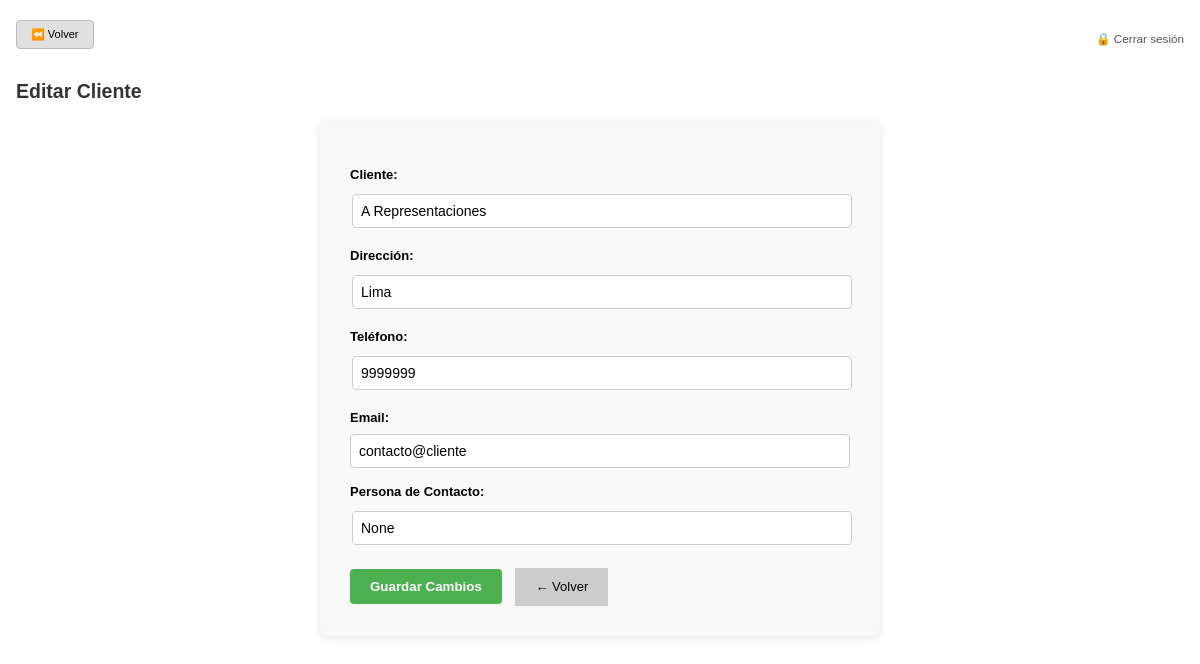
The page /clientes/editar/9 (signed in) on the database its author committed.
### tables this page shows
CREATE TABLE clientes (
    id INTEGER PRIMARY KEY AUTOINCREMENT,
    nombre TEXT NOT NULL UNIQUE,
    direccion TEXT,
    telefono TEXT,
    email TEXT,
    contacto_principal TEXT,
    notas TEXT
);

### app.py (the view, shortened to what this page needs)
@app.route("/clientes/editar/<int:id>", methods=["GET", "POST"])
def editar_cliente(id):
    conn = get_db_connection()
    cursor = conn.cursor()
    cursor.execute("SELECT * FROM clientes WHERE id = ?", (id,))
    cliente = cursor.fetchone()
    conn.close()
    return render_template("editar_cliente.html", cliente=cliente)

### app.py (called while the page is built)
@app.before_request
def verificar_acceso():
    rutas_publicas = ["/login", "/static", "/favicon.ico"]
    if not session.get("usuario_id"):
        if not any(request.path.startswith(r) for r in rutas_publicas):
            return redirect(url_for('login'))

### utils/db_connection.py (called while the page is built)
def get_db_connection():
    base_dir = os.path.dirname(os.path.abspath(__file__))
    db_path = os.path.join(base_dir, '..', 'database', 'crm_database.db')
    conn = sqlite3.connect(db_path)
    conn.row_factory = sqlite3.Row  # ✅ Esto permite acceder a las columnas por nombre
    conn.execute("PRAGMA foreign_keys = ON")  # ✅ Activar claves foráneas
    return conn

### templates/editar_cliente.html (shortened to what this page needs)
{% extends "base.html" %}
{% block content %}
<h2>Editar Cliente</h2>
<div class="form-container">
  <form method="POST">
    <label>Cliente:</label>
    <input type="text" name="nombre" value="{{ cliente['nombre'] }}" required>
    <label>Dirección:</label>
    <input type="text" name="direccion" value="{{ cliente['direccion'] }}">
    <label>Teléfono:</label>
    <input type="text" name="telefono" value="{{ cliente['telefono'] }}">
    <label>Email:</label>
    <input type="email" name="email" value="{{ cliente['email'] }}">
    <label>Persona de Contacto:</label>
    <input type="text" name="contacto" value="{{ cliente['contacto_principal'] }}">
    <button type="submit" class="button">Guardar Cambios</button>
    <a href="{{ url_for('admin_clientes') }}" class="button-secondary">← Volver</a>
  </form>
</div>
{% endblock %}

### templates/base.html (style rules this page uses)
html { font-size: 13px; }
body { font-family: Arial, sans-serif; margin: 16px; line-height: 1.4; }
h1, h2, h3 { color: #333; margin-bottom: 16px; }
input[type="text"], input[type="date"], input[type="number"], select { padding: 5px; margin: 4px 2px; font-size: 0.9rem; max-width: 100%; }

### templates/editar_cliente.html (style rules this page uses)
.form-container { max-width: 500px; padding: 30px; background: #f9f9f9; border-radius: 8px; box-shadow: 0px 2px 8px rgba(0,0,0,0.1); margin: 0 auto; }
.form-container label { display: block; font-weight: bold; margin-bottom: 6px; margin-top: 15px; }
.form-container input[type="text"], .form-container input[type="email"] { width: 100%; padding: 8px; font-size: 14px; border: 1px solid #ccc; border-radius: 4px; box-sizing: border-box; }
.form-container .button { margin-top: 20px; padding: 10px 20px; font-weight: bold; border: none; border-radius: 4px; color: white; background-color: #4CAF50; cursor: pointer; }
.form-container .button-secondary { background-color: #ccc; margin-left: 10px; color: black; text-decoration: none; padding: 10px 20px; display: inline-block; }

### rows shown on the page
clientes: nombre "A Representaciones", direccion "Lima", telefono "9999999", email "contacto@cliente"
